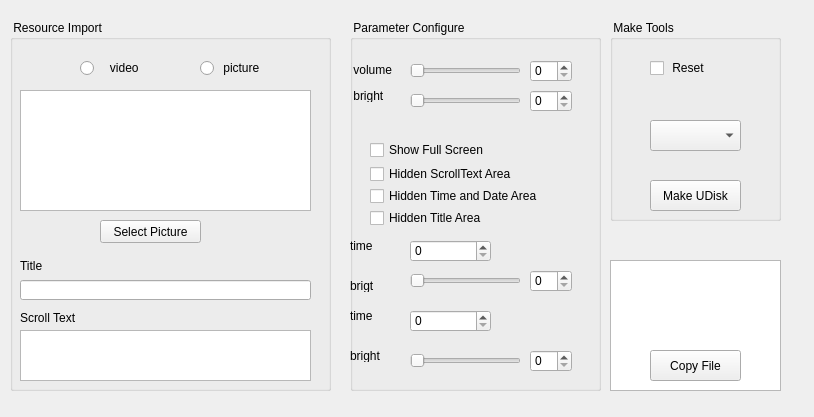
<?xml version="1.0" encoding="UTF-8"?>
<ui version="4.0">
 <class>Widget</class>
 <widget class="QWidget" name="Widget">
  <property name="geometry">
   <rect>
    <x>0</x>
    <y>0</y>
    <width>814</width>
    <height>417</height>
   </rect>
  </property>
  <property name="windowTitle">
   <string>Widget</string>
  </property>
  <widget class="QGroupBox" name="groupBox">
   <property name="geometry">
    <rect>
     <x>10</x>
     <y>20</y>
     <width>321</width>
     <height>371</height>
    </rect>
   </property>
   <property name="title">
    <string> Resource Import</string>
   </property>
   <widget class="QTextEdit" name="textEdit">
    <property name="geometry">
     <rect>
      <x>10</x>
      <y>310</y>
      <width>291</width>
      <height>51</height>
     </rect>
    </property>
   </widget>
   <widget class="QLineEdit" name="lineEdit">
    <property name="geometry">
     <rect>
      <x>10</x>
      <y>260</y>
      <width>291</width>
      <height>20</height>
     </rect>
    </property>
   </widget>
   <widget class="QLabel" name="label">
    <property name="geometry">
     <rect>
      <x>10</x>
      <y>240</y>
      <width>54</width>
      <height>12</height>
     </rect>
    </property>
    <property name="text">
     <string>Title</string>
    </property>
   </widget>
   <widget class="QLabel" name="label_2">
    <property name="geometry">
     <rect>
      <x>10</x>
      <y>290</y>
      <width>91</width>
      <height>16</height>
     </rect>
    </property>
    <property name="text">
     <string>Scroll Text</string>
    </property>
   </widget>
   <widget class="QRadioButton" name="radioButton_video">
    <property name="geometry">
     <rect>
      <x>70</x>
      <y>40</y>
      <width>89</width>
      <height>16</height>
     </rect>
    </property>
    <property name="text">
     <string>   video</string>
    </property>
   </widget>
   <widget class="QRadioButton" name="radioButton_picture">
    <property name="geometry">
     <rect>
      <x>190</x>
      <y>40</y>
      <width>89</width>
      <height>16</height>
     </rect>
    </property>
    <property name="text">
     <string> picture</string>
    </property>
   </widget>
   <widget class="QLineEdit" name="lineEdit_2">
    <property name="geometry">
     <rect>
      <x>10</x>
      <y>100</y>
      <width>291</width>
      <height>20</height>
     </rect>
    </property>
   </widget>
   <widget class="QPushButton" name="pushButton_selectvideo">
    <property name="geometry">
     <rect>
      <x>100</x>
      <y>200</y>
      <width>81</width>
      <height>23</height>
     </rect>
    </property>
    <property name="text">
     <string>Select Video</string>
    </property>
   </widget>
   <widget class="QListView" name="listView">
    <property name="geometry">
     <rect>
      <x>10</x>
      <y>70</y>
      <width>291</width>
      <height>121</height>
     </rect>
    </property>
   </widget>
   <widget class="QPushButton" name="pushbutton_selectpicture">
    <property name="geometry">
     <rect>
      <x>90</x>
      <y>200</y>
      <width>101</width>
      <height>23</height>
     </rect>
    </property>
    <property name="text">
     <string>Select Picture</string>
    </property>
   </widget>
  </widget>
  <widget class="QGroupBox" name="groupBox_2">
   <property name="geometry">
    <rect>
     <x>350</x>
     <y>20</y>
     <width>251</width>
     <height>371</height>
    </rect>
   </property>
   <property name="title">
    <string> Parameter Configure</string>
   </property>
   <widget class="QCheckBox" name="checkBox_hideTime">
    <property name="geometry">
     <rect>
      <x>20</x>
      <y>168</y>
      <width>171</width>
      <height>16</height>
     </rect>
    </property>
    <property name="text">
     <string>Hidden Time and Date Area</string>
    </property>
   </widget>
   <widget class="QCheckBox" name="checkBox_hideTitle">
    <property name="geometry">
     <rect>
      <x>20</x>
      <y>190</y>
      <width>151</width>
      <height>16</height>
     </rect>
    </property>
    <property name="text">
     <string>Hidden Title Area</string>
    </property>
   </widget>
   <widget class="QCheckBox" name="checkBox_hideScroText">
    <property name="geometry">
     <rect>
      <x>20</x>
      <y>146</y>
      <width>151</width>
      <height>16</height>
     </rect>
    </property>
    <property name="text">
     <string>Hidden ScrollText Area</string>
    </property>
   </widget>
   <widget class="QCheckBox" name="checkBox_fullscreen">
    <property name="geometry">
     <rect>
      <x>20</x>
      <y>122</y>
      <width>151</width>
      <height>16</height>
     </rect>
    </property>
    <property name="text">
     <string>Show Full Screen</string>
    </property>
   </widget>
   <widget class="QSlider" name="horizontalSlider_volume">
    <property name="geometry">
     <rect>
      <x>60</x>
      <y>40</y>
      <width>111</width>
      <height>22</height>
     </rect>
    </property>
    <property name="maximum">
     <number>100</number>
    </property>
    <property name="orientation">
     <enum>Qt::Horizontal</enum>
    </property>
   </widget>
   <widget class="QSlider" name="horizontalSlider_bright">
    <property name="geometry">
     <rect>
      <x>60</x>
      <y>70</y>
      <width>111</width>
      <height>22</height>
     </rect>
    </property>
    <property name="maximum">
     <number>100</number>
    </property>
    <property name="orientation">
     <enum>Qt::Horizontal</enum>
    </property>
   </widget>
   <widget class="QSpinBox" name="spinBox_volume">
    <property name="geometry">
     <rect>
      <x>180</x>
      <y>40</y>
      <width>42</width>
      <height>22</height>
     </rect>
    </property>
    <property name="maximum">
     <number>100</number>
    </property>
   </widget>
   <widget class="QSpinBox" name="spinBox_bright">
    <property name="geometry">
     <rect>
      <x>180</x>
      <y>70</y>
      <width>42</width>
      <height>22</height>
     </rect>
    </property>
    <property name="maximum">
     <number>100</number>
    </property>
   </widget>
   <widget class="QSlider" name="horizontalSlider_1_bright">
    <property name="geometry">
     <rect>
      <x>60</x>
      <y>250</y>
      <width>111</width>
      <height>22</height>
     </rect>
    </property>
    <property name="maximum">
     <number>100</number>
    </property>
    <property name="orientation">
     <enum>Qt::Horizontal</enum>
    </property>
   </widget>
   <widget class="QSpinBox" name="spinBox_1_bright">
    <property name="geometry">
     <rect>
      <x>180</x>
      <y>250</y>
      <width>42</width>
      <height>22</height>
     </rect>
    </property>
    <property name="maximum">
     <number>100</number>
    </property>
   </widget>
   <widget class="QSlider" name="horizontalSlider_2_bright">
    <property name="geometry">
     <rect>
      <x>60</x>
      <y>330</y>
      <width>111</width>
      <height>22</height>
     </rect>
    </property>
    <property name="maximum">
     <number>100</number>
    </property>
    <property name="orientation">
     <enum>Qt::Horizontal</enum>
    </property>
   </widget>
   <widget class="QSpinBox" name="spinBox_2_bright">
    <property name="geometry">
     <rect>
      <x>180</x>
      <y>330</y>
      <width>42</width>
      <height>22</height>
     </rect>
    </property>
    <property name="maximum">
     <number>100</number>
    </property>
   </widget>
   <widget class="QSpinBox" name="spinBox_1_time">
    <property name="geometry">
     <rect>
      <x>60</x>
      <y>220</y>
      <width>81</width>
      <height>22</height>
     </rect>
    </property>
    <property name="maximum">
     <number>6000</number>
    </property>
   </widget>
   <widget class="QSpinBox" name="spinBox_2_time">
    <property name="geometry">
     <rect>
      <x>60</x>
      <y>290</y>
      <width>81</width>
      <height>22</height>
     </rect>
    </property>
    <property name="maximum">
     <number>6000</number>
    </property>
   </widget>
   <widget class="QLabel" name="label_3">
    <property name="geometry">
     <rect>
      <x>0</x>
      <y>40</y>
      <width>51</width>
      <height>20</height>
     </rect>
    </property>
    <property name="text">
     <string> volume</string>
    </property>
   </widget>
   <widget class="QLabel" name="label_4">
    <property name="geometry">
     <rect>
      <x>0</x>
      <y>70</y>
      <width>54</width>
      <height>12</height>
     </rect>
    </property>
    <property name="text">
     <string> bright </string>
    </property>
   </widget>
   <widget class="QLabel" name="label_5">
    <property name="geometry">
     <rect>
      <x>0</x>
      <y>220</y>
      <width>54</width>
      <height>12</height>
     </rect>
    </property>
    <property name="text">
     <string>time</string>
    </property>
   </widget>
   <widget class="QLabel" name="label_6">
    <property name="geometry">
     <rect>
      <x>0</x>
      <y>260</y>
      <width>54</width>
      <height>12</height>
     </rect>
    </property>
    <property name="text">
     <string>brigt</string>
    </property>
   </widget>
   <widget class="QLabel" name="label_7">
    <property name="geometry">
     <rect>
      <x>0</x>
      <y>330</y>
      <width>54</width>
      <height>12</height>
     </rect>
    </property>
    <property name="text">
     <string>bright</string>
    </property>
   </widget>
   <widget class="QLabel" name="label_8">
    <property name="geometry">
     <rect>
      <x>0</x>
      <y>290</y>
      <width>54</width>
      <height>12</height>
     </rect>
    </property>
    <property name="text">
     <string>time</string>
    </property>
   </widget>
  </widget>
  <widget class="QGroupBox" name="groupBox_3">
   <property name="geometry">
    <rect>
     <x>610</x>
     <y>20</y>
     <width>171</width>
     <height>201</height>
    </rect>
   </property>
   <property name="title">
    <string> Make Tools</string>
   </property>
   <widget class="QComboBox" name="comboBox_USB">
    <property name="geometry">
     <rect>
      <x>40</x>
      <y>100</y>
      <width>91</width>
      <height>31</height>
     </rect>
    </property>
   </widget>
   <widget class="QPushButton" name="pushButton_makeudisk">
    <property name="geometry">
     <rect>
      <x>40</x>
      <y>160</y>
      <width>91</width>
      <height>31</height>
     </rect>
    </property>
    <property name="text">
     <string>Make UDisk</string>
    </property>
   </widget>
   <widget class="QCheckBox" name="checkBox_Reset">
    <property name="geometry">
     <rect>
      <x>40</x>
      <y>40</y>
      <width>81</width>
      <height>16</height>
     </rect>
    </property>
    <property name="text">
     <string> Reset</string>
    </property>
   </widget>
  </widget>
  <widget class="QPlainTextEdit" name="plainTextEdit">
   <property name="geometry">
    <rect>
     <x>610</x>
     <y>260</y>
     <width>171</width>
     <height>131</height>
    </rect>
   </property>
  </widget>
  <widget class="QPushButton" name="pushButton_copy">
   <property name="geometry">
    <rect>
     <x>650</x>
     <y>350</y>
     <width>91</width>
     <height>31</height>
    </rect>
   </property>
   <property name="text">
    <string>Copy File</string>
   </property>
  </widget>
 </widget>
 <layoutdefault spacing="6" margin="11"/>
 <resources/>
 <connections/>
</ui>
